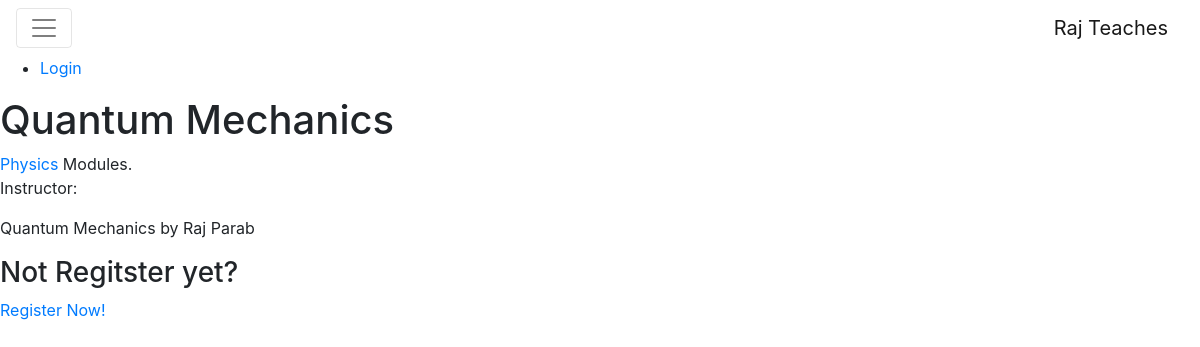
The app's page /course/quantum-mechanics/ with its own data.
### courses/models.py (models this page shows, shortened)
class Course(models.Model):
	owner=models.ForeignKey(User, related_name='courses_created',on_delete=models.CASCADE)
	subject=models.ForeignKey(Subject,related_name='courses',on_delete=models.CASCADE)
	title=models.CharField(max_length=250)
	slug=models.SlugField(max_length=250,unique=True)
	description=models.TextField(blank=True)
	created_on=models.DateTimeField(auto_now_add=True)
	updated_on=models.DateTimeField(auto_now=True)
	students=models.ManyToManyField(User, related_name='courses_joined',blank=True)
	class Meta:
		ordering=['title','owner','subject']

class Subject(models.Model):
	title=models.CharField(max_length=250)
	slug=models.SlugField(max_length=250,unique=True)
	class Meta:
		ordering=['title']
	def __str__(self):
		return self.title

### courses/views.py (the view)
# urls.py: path('<slug:slug>/', views.CourseDetailView.as_view(), name='course_detail')
class CourseDetailView(DetailView):
	model=Course
	template_name='course/detail.html'
	"""Changes to show the enrolled courses of students"""
	def get_context_data(self, **kwargs):
		context =super(CourseDetailView,self).get_context_data(**kwargs)
		context['enroll_form']=CourseEnrollForm(initial={'course':self.object})
		return context

### courses/templates/course/detail.html (shortened to what this page needs)
{% extends 'base.html' %}
{% block content %}
	<h1>{{ object.title }}</h1>
	{% with subject=course.subject %}
		<div id="modules">
		<p>
			<a href="{% url 'course_list_subject' subject.slug %}">{{ subject }}</a>
			{{ course.total_modules }} Modules.<br>
			Instructor: {{ course.owner.get_full_name }}
		</p>
		 {{ object.description|linebreaks }}
		 {% if request.user.is_authenticated %}
		 	<form action="{% url 'student_course_enroll' %}" method="post">
		 		{{ enroll_form }}
		 		{% csrf_token %}
			<input type="submit" value="Enroll Today!" >
		</form>
		{% else %}
			<h3>Not Regitster yet?</h3>
			<a href="{% url 'student_registration' %}" class="button">Register Now!</a>
		{% endif %}
		</div>
		{% endwith %}
{% endblock %}

### records on screen
Course: title "Quantum Mechanics", description "Quantum Mechanics by Raj Parab"
Subject: title "Physics"
